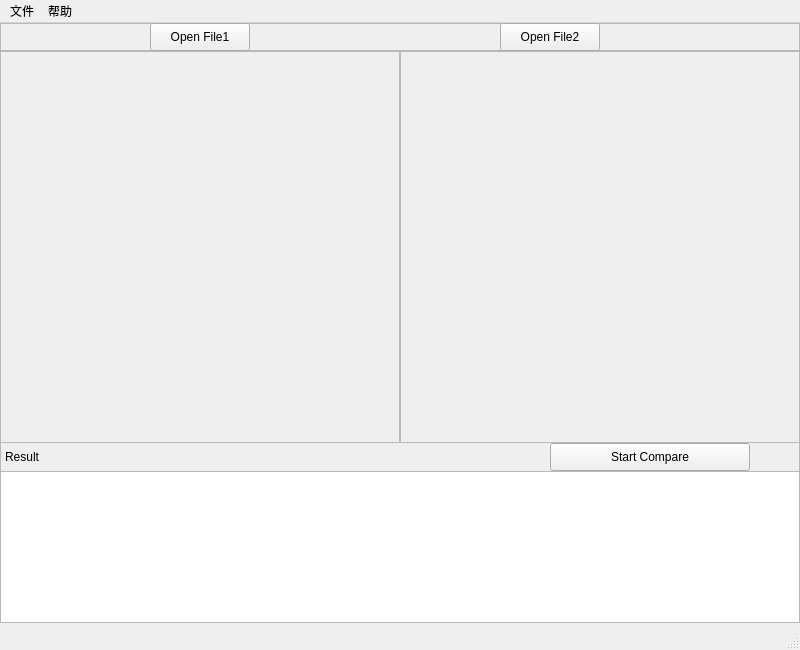
<?xml version="1.0" encoding="UTF-8"?>
<ui version="4.0">
 <class>MainWindow</class>
 <widget class="QMainWindow" name="MainWindow">
  <property name="geometry">
   <rect>
    <x>0</x>
    <y>0</y>
    <width>800</width>
    <height>650</height>
   </rect>
  </property>
  <property name="windowTitle">
   <string>Comparator</string>
  </property>
  <widget class="QWidget" name="centralwidget">
   <widget class="QFrame" name="frame">
    <property name="geometry">
     <rect>
      <x>0</x>
      <y>0</y>
      <width>800</width>
      <height>600</height>
     </rect>
    </property>
    <property name="frameShape">
     <enum>QFrame::StyledPanel</enum>
    </property>
    <property name="frameShadow">
     <enum>QFrame::Raised</enum>
    </property>
    <widget class="QFrame" name="frame_2">
     <property name="geometry">
      <rect>
       <x>0</x>
       <y>0</y>
       <width>800</width>
       <height>28</height>
      </rect>
     </property>
     <property name="frameShape">
      <enum>QFrame::StyledPanel</enum>
     </property>
     <property name="frameShadow">
      <enum>QFrame::Raised</enum>
     </property>
     <widget class="QPushButton" name="pushButton">
      <property name="geometry">
       <rect>
        <x>150</x>
        <y>0</y>
        <width>100</width>
        <height>28</height>
       </rect>
      </property>
      <property name="text">
       <string>Open File1</string>
      </property>
     </widget>
     <widget class="QPushButton" name="pushButton_2">
      <property name="geometry">
       <rect>
        <x>500</x>
        <y>0</y>
        <width>100</width>
        <height>28</height>
       </rect>
      </property>
      <property name="text">
       <string>Open File2</string>
      </property>
     </widget>
    </widget>
    <widget class="QFrame" name="frame_3">
     <property name="geometry">
      <rect>
       <x>0</x>
       <y>28</y>
       <width>800</width>
       <height>392</height>
      </rect>
     </property>
     <property name="sizeIncrement">
      <size>
       <width>0</width>
       <height>0</height>
      </size>
     </property>
     <property name="frameShape">
      <enum>QFrame::StyledPanel</enum>
     </property>
     <property name="frameShadow">
      <enum>QFrame::Raised</enum>
     </property>
     <widget class="QTextBrowser" name="textBrowser_2">
      <property name="enabled">
       <bool>true</bool>
      </property>
      <property name="geometry">
       <rect>
        <x>0</x>
        <y>0</y>
        <width>400</width>
        <height>392</height>
       </rect>
      </property>
     </widget>
     <widget class="QTextBrowser" name="textBrowser_3">
      <property name="geometry">
       <rect>
        <x>400</x>
        <y>0</y>
        <width>400</width>
        <height>392</height>
       </rect>
      </property>
     </widget>
     <widget class="QTableWidget" name="tableWidget">
      <property name="enabled">
       <bool>false</bool>
      </property>
      <property name="geometry">
       <rect>
        <x>0</x>
        <y>0</y>
        <width>400</width>
        <height>392</height>
       </rect>
      </property>
     </widget>
     <widget class="QTableWidget" name="tableWidget_2">
      <property name="enabled">
       <bool>false</bool>
      </property>
      <property name="geometry">
       <rect>
        <x>400</x>
        <y>0</y>
        <width>400</width>
        <height>392</height>
       </rect>
      </property>
     </widget>
    </widget>
    <widget class="QLabel" name="label">
     <property name="geometry">
      <rect>
       <x>5</x>
       <y>420</y>
       <width>400</width>
       <height>28</height>
      </rect>
     </property>
     <property name="text">
      <string>Result</string>
     </property>
    </widget>
    <widget class="QTextBrowser" name="textBrowser">
     <property name="geometry">
      <rect>
       <x>0</x>
       <y>448</y>
       <width>800</width>
       <height>152</height>
      </rect>
     </property>
    </widget>
    <widget class="QPushButton" name="pushButton_3">
     <property name="geometry">
      <rect>
       <x>550</x>
       <y>420</y>
       <width>200</width>
       <height>28</height>
      </rect>
     </property>
     <property name="text">
      <string>Start Compare</string>
     </property>
    </widget>
   </widget>
  </widget>
  <widget class="QMenuBar" name="menubar">
   <property name="geometry">
    <rect>
     <x>0</x>
     <y>0</y>
     <width>800</width>
     <height>26</height>
    </rect>
   </property>
   <widget class="QMenu" name="menu">
    <property name="title">
     <string>文件</string>
    </property>
    <addaction name="action"/>
    <addaction name="action_2"/>
    <addaction name="action_3"/>
   </widget>
   <widget class="QMenu" name="menu_2">
    <property name="title">
     <string>帮助</string>
    </property>
    <addaction name="action_4"/>
    <addaction name="action_5"/>
   </widget>
   <addaction name="menu"/>
   <addaction name="menu_2"/>
  </widget>
  <widget class="QStatusBar" name="statusbar"/>
  <action name="action">
   <property name="icon">
    <iconset resource="icon.qrc">
     <normaloff>:/icon/open.jpg</normaloff>:/icon/open.jpg</iconset>
   </property>
   <property name="text">
    <string>打开</string>
   </property>
  </action>
  <action name="action_2">
   <property name="icon">
    <iconset resource="icon.qrc">
     <normaloff>:/icon/save.jpg</normaloff>:/icon/save.jpg</iconset>
   </property>
   <property name="text">
    <string>保存</string>
   </property>
  </action>
  <action name="action_3">
   <property name="icon">
    <iconset resource="icon.qrc">
     <normaloff>:/icon/exit.jpg</normaloff>:/icon/exit.jpg</iconset>
   </property>
   <property name="text">
    <string>退出</string>
   </property>
  </action>
  <action name="action_4">
   <property name="icon">
    <iconset resource="icon.qrc">
     <normaloff>:/icon/about.jpg</normaloff>:/icon/about.jpg</iconset>
   </property>
   <property name="text">
    <string>关于</string>
   </property>
  </action>
  <action name="action_5">
   <property name="icon">
    <iconset resource="icon.qrc">
     <normaloff>:/icon/instruction.jpg</normaloff>:/icon/instruction.jpg</iconset>
   </property>
   <property name="text">
    <string>使用说明</string>
   </property>
  </action>
 </widget>
 <resources>
  <include location="icon.qrc"/>
 </resources>
 <connections/>
</ui>
